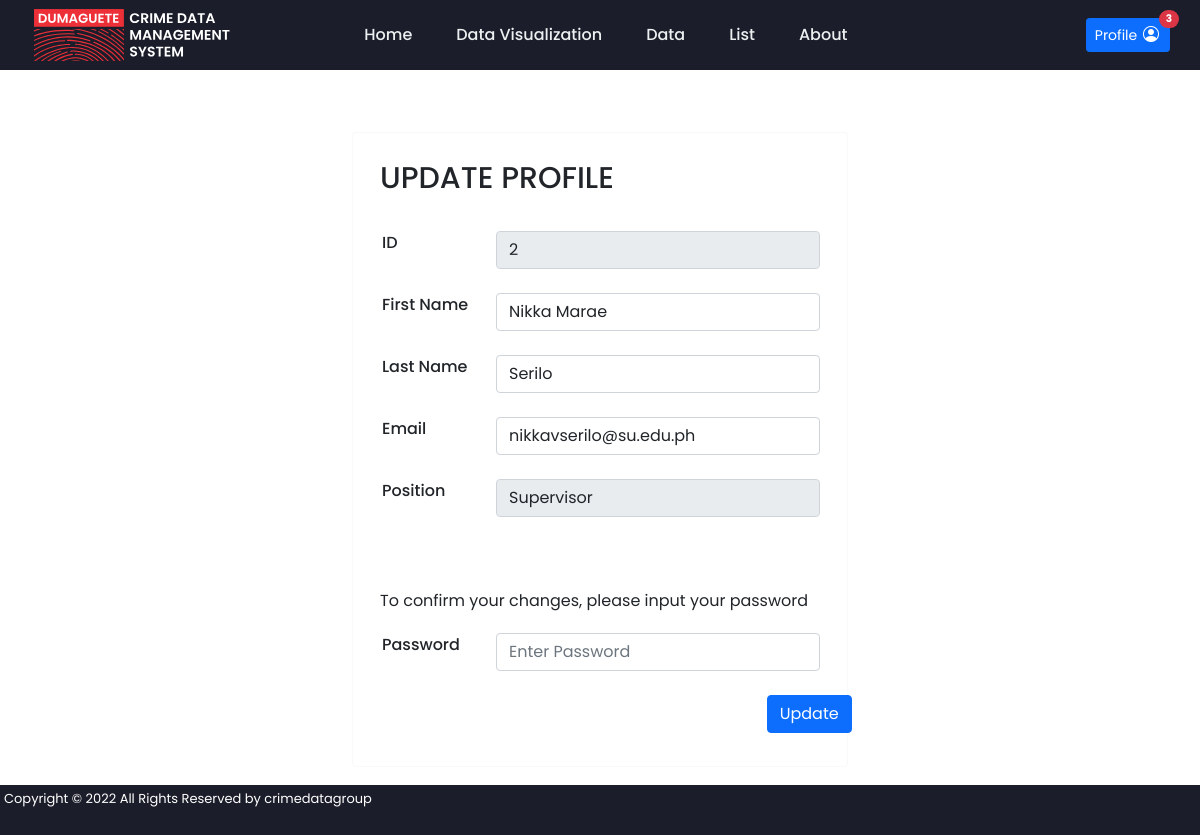
/update_profile.php (signed in), run on the app's committed database.
### tables this page shows
CREATE TABLE IF NOT EXISTS `user` (
  `user_id` int(11) NOT NULL AUTO_INCREMENT,
  `email` varchar(100) NOT NULL,
  `password` varchar(100) DEFAULT NULL,
  `first_name` varchar(100) NOT NULL,
  `last_name` varchar(100) NOT NULL,
  `position` varchar(100) NOT NULL,
  `create_timestamp` timestamp NULL DEFAULT CURRENT_TIMESTAMP,
  `update_timestamp` timestamp NULL DEFAULT NULL,
  `approve_reject_timestamp` timestamp NULL DEFAULT NULL,
  `supervisor_accept_reject` int(11) DEFAULT NULL,
  `approval` int(11) DEFAULT '0',
  `image_name` varchar(100) DEFAULT 'profile.png',
  PRIMARY KEY (`user_id`)
);

### update_profile.php (the view, shortened to what this page needs)
<?php
include "connection.php";
$user_id =htmlspecialchars($_SESSION["user_id"]);
$res=mysqli_query ($conn,"SELECT * FROM `user` WHERE `user_id`= $user_id");
while ($row=mysqli_fetch_array($res))
{
  $first_name=$row['first_name'];
  $last_name=$row['last_name'];
  $email=$row['email'];
  $position=$row['position'];
}
?>
<!DOCTYPE html>
<head>
   <link rel="stylesheet" href="style.css">
	<link href="https://cdn.jsdelivr.net/npm/bootstrap@5.0.2/dist/css/bootstrap.min.css" rel="stylesheet">
	<link rel="stylesheet" href="https://cdn.jsdelivr.net/npm/bootstrap-icons@1.8.1/font/bootstrap-icons.css">
</head>
<?php include("header.php"); ?>
<body>
	<div class="col-md-5" style="margin:auto;">
		<div class="card mb-3 border-light">
			<div class="card-body">
				<div class="form-container">
					<form action="<?php echo htmlspecialchars($_SERVER["PHP_SELF"]); ?>" method="post">
						<h3>Update Profile</h3><br>
						<div class="row mb-3">
							<div class="col-sm-3">
								<h6 class="mb-0">ID</h6>
							</div>
							<div class="col-sm-9 text-secondary">
								<input type="text" class="form-control" value="<?php echo $user_id; ?>" disabled>
							</div>
						</div>
						<div class="row mb-3">
							<div class="col-sm-3">
								<h6 class="mb-0">First Name</h6>
							</div>
							<div class="col-sm-9 text-secondary">
								<input type="text" class="form-control <?php echo (!empty($update_first_name_err)) ? 'is-invalid' : ''; ?>" name="update_first_name" value="<?php echo $first_name; ?>">
							</div>
						</div>
						<div class="row mb-3">
							<div class="col-sm-3">
								<h6 class="mb-0">Last Name</h6>
							</div>
							<div class="col-sm-9 text-secondary">
								<input type="text" class="form-control <?php echo (!empty($update_last_name_err)) ? 'is-invalid' : ''; ?>" name="update_last_name" value="<?php echo $last_name; ?>">
							</div>
						</div>
						<div class="row mb-3">
							<div class="col-sm-3">
								<h6 class="mb-0">Email</h6>
							</div>
							<div class="col-sm-9 text-secondary">
								<input type="text" class="form-control <?php echo (!empty($update_email_err)) ? 'is-invalid' : ''; ?>" name="update_email" value="<?php echo $email; ?>">
							</div>
						</div>
						<div class="row mb-3">
							<div class="col-sm-3">
								<h6 class="mb-0">Position</h6>
							</div>
							<div class="col-sm-9 text-secondary">
								<input type="text" class="form-control" value="<?php echo $position; ?>" disabled>
							</div>
						</div><br><br>
						<div class="row mb-3">
							<p>To confirm your changes, please input your password</p>
							<div class="col-sm-3">
								<h6 class="mb-0">Password</h6>
							</div>
							<div class="col-sm-9 text-secondary">
								<input type="password" class="form-control <?php echo (!empty($password_err)) ? 'is-invalid' : ''; ?>" name="password" placeholder="Enter Password">
							</div>
						</div>
						<div class="row">
							<div class="col-sm-10"></div>
							<div class="col-sm-2 text-secondary">
								<input type="submit" class="btn btn-primary" value="Update" >
							</div>
						</div>
						<div class="row">
						</div>
					</form>
				</div>
			</div>
		</div>
    </div>
</body>
<?php include("footer.php"); ?>
</html>

### style.css (style rules this page uses)
body { background-size: cover; background-repeat: no-repeat; overflow: auto; flex-grow: 1; margin: 0px; padding: 0px; }
* { font-family: 'Poppins', sans-serif; margin:0; padding:2px; box-sizing: border-box; outline: #1b1e2a; border: grey; text-decoration: none; }
h3 { font-size:1rem; font-weight:100; }
.form-container form { padding:5px; box-shadow: var(--box-shadow); }
.form-container form h3 { margin-bottom: 5px; font-size: 30px; color:var(--black); text-transform: uppercase; }

### data on the page
user: update_first_name "Nikka Marae", update_last_name "Serilo", update_email "nikkavserilo@su.edu.ph", position "Supervisor"

### other printed values
$row["numbers"] "3"
